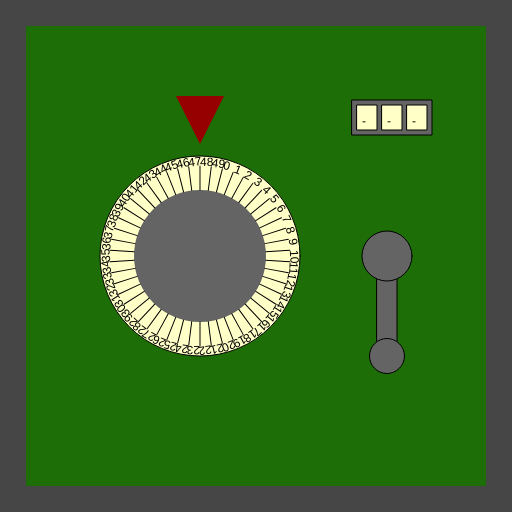
Frame 1 (no input)
Frame 60 (no input): identical to frame 1, image omitted
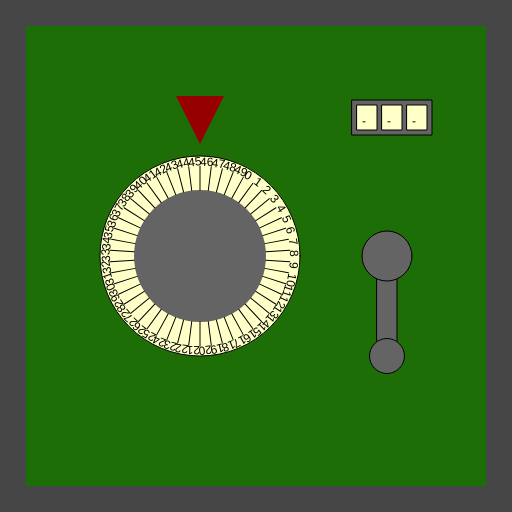
Frame 120 (the mouse pressed at the canvas centre since frame 60)

The p5.js sketch that drew these frames (run headless with seeded random() and noise() and a simulated clock; from frame 60 on, the mouse is pressed at the canvas centre):

// p5.js sketch
// ── sketch.js
/*

Officer: 3698339
CaseNum: 303-1-51125399-3698339

Case 303 - The Case of the Crooked Attorney
Stage 2 - Torvalds' House

This safe is in Torvalds’ home study. Be careful. If you get caught, I don’t know you !

Crack this safe by doing the following:

	Whilst the mouse is moving:
	- Decrement Secure_Safe_Val_0 by 2

	When any key is pressed:
	- Increment Secure_Safe_Val_1 by 1

	When any key is released:
	- Make Secure_Safe_Val_2 equal to the string "ZAR"

	When any key is pressed:
	- Make Secure_Safe_Val_2 equal to the string "LGR"



This time you'll need to create the relevant event handlers yourself.

There are many possible ways of investigating this case, but you
should use ONLY the following commands:

	- The assignment operator aka. the equals sign !
	- Incrementing +=
	- Decrementing -=

*/

//declare the variables

var Secure_Safe_Val_0;
var Secure_Safe_Val_1;
var Secure_Safe_Val_2;


function preload()
{
	//IMAGES WILL BE LOADED HERE

}

function setup()
{
	createCanvas(512,512);

	//initialise the variables
	Secure_Safe_Val_0 = 0;
	Secure_Safe_Val_1 = 0;
	Secure_Safe_Val_2 = "";

}

///////////////////EVENT HANDLERS///////////////////

function mouseMoved()
{
    console.log("mouseMoved", mouseX, mouseY);
    Secure_Safe_Val_0 -= 2;

}

function keyPressed()
{
	console.log("keyPressed", key);
	Secure_Safe_Val_1 += 1;
	Secure_Safe_Val_2 = "LGR";
}

function keyReleased()
{
	console.log("keyReleased", key);
	Secure_Safe_Val_2 = "ZAR";
}

///////////////DO NOT CHANGE CODE BELOW THIS POINT///////////////////

function draw()
{

	//Draw the safe door
	background(70);
	noStroke();
	fill(29,110,6);
	rect(26,26,width-52,width-52);

	//Draw the combination dial
	push();
	translate(200,height/2);
	drawDial(200, Secure_Safe_Val_0, 50);
	pop();

	//Draw the lever
	push();
	translate(width - 125,256);
	drawLever(Secure_Safe_Val_1);
	pop();

	//Draw the spinner
	push();
	translate(width - 120,100);
	drawSpinner(3, Secure_Safe_Val_2);
	pop();

}

function drawDial(diameter,num,maxNum)
{
	//the combination lock

	var r = diameter * 0.5;
	var p = r * 0.6;

	stroke(0);
	fill(255,255,200);
	ellipse(0,0,diameter,diameter);
	fill(100);
	noStroke();
	ellipse(0,0,diameter*0.66,diameter*0.66);
	fill(150,0,0);
	triangle(
		-p * 0.4,-r-p,
		p * 0.4,-r-p,
		0,-r-p/5
	);

	noStroke();

	push();
	var inc = 360/maxNum;

	rotate(radians(-num * inc));
	for(var i = 0; i < maxNum; i++)
	{
		push();
		rotate(radians(i * inc));
		stroke(0);
		line(0,-r*0.66,0,-(r-10));
		noStroke();
		fill(0);
		text(i,0,-(r-10));
		pop();
	}

	pop();
}

function drawLever(rot)
{
	push();
	rotate(radians(-rot))
	stroke(0);
	fill(100);
	rect(-10,0,20,100);
	ellipse(0,0,50,50);
	ellipse(0,100,35,35);
	pop();
}

function drawSpinner(numSpinners, val)
{
	var sw = 20;
	var ow = (sw + 5) * numSpinners + 5;
	stroke(0);
	fill(100);
	rect(-ow/2,0,ow,35);
	if(typeof(val) == "number")
	{
		val = floor(val).toString(); //convert to string
	}


	for(var d = numSpinners - val.length; d > 0; d--)
	{
		val = "-" + val;
	}

	for(var i = 0; i < numSpinners; i++)
	{
		stroke(0);
		fill(255,255,200);
		rect(-ow/2 + i * (sw + 5) + 5,5,20,25);
		fill(0);
		noStroke();
		text(val[i],-ow/2 + sw/2 + i * (sw +5),25);
	}

}
